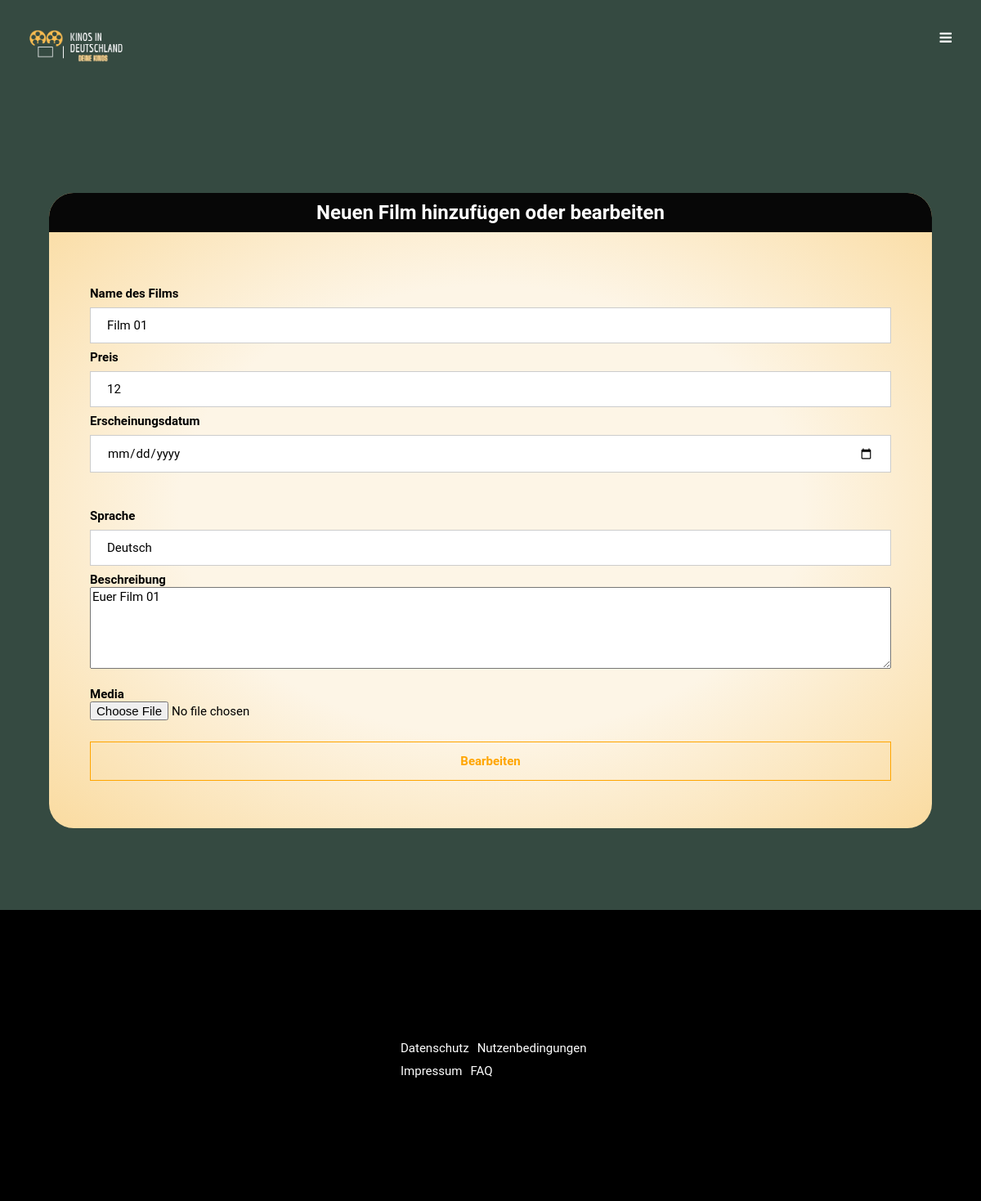
The app's page /website/addOrEditMoviePage.php?movieId=1 (signed in) with its own data.
### tables this page shows
CREATE TABLE movies (
        movieId INTEGER PRIMARY KEY AUTOINCREMENT,
        movieName VARCHAR(50) NOT NULL,
        description TEXT NOT NULL,
        movieImage VARCHAR(50) NOT NULL,
        price REAL NOT NULL,
        releaseDate DATE NOT NULL,
        language VARCHAR(50) NOT NULL,
        cinemaId INTEGER NOT NULL,

        FOREIGN KEY(cinemaId) REFERENCES cinemas(cinemaId)
    );

### website/DAO/interfaces/iMovieDAO.php (called while the page is built, shortened)
<?php
include("DAO/movieDAO.php");
$moviedao = new movieDAO;
?>

### website/phpLogic/addOrEditMoviePageLogic.php (called while the page is built, shortened)
<?php
require_once ("DAO/interfaces/iMovieDAO.php" );
$movieId = (isset($_GET["movieId"])&& is_string($_GET["movieId"])) ? $_GET["movieId"]: "0";
$movies=$moviedao->getMovie($movieId);
if ($movieId == 0)
{
    $cTransType = "Hinzufügen";
    $cTransName = "newMovie";
}
else
{
    $cTransType = "Bearbeiten";
    $cTransName = "updMovie";
    $movieName = $movies["movieName"];
    $price=$movies["price"];
    $releaseDate= $movies["releaseDate"] ;
    $language = $movies["language"];
    $description =$movies["description"] ;
}
?>

### website/DAO/movieDAO.php (called while the page is built, shortened)
<?php
class movieDAO implements iMovieDAO
{
    private $db = null;
    private $statementGetMovieById = null;
    private function startConnection()
    {
        $user = "root";
        $pw = null;
        $dsn = "sqlite:../database/database.db";
        $this->db = new PDO($dsn, $user, $pw);
        $this->db->setAttribute(PDO::ATTR_ERRMODE, PDO::ERRMODE_EXCEPTION);
        $this->SetStatements();
    }
    private function SetStatements()
    {
        $this->statementGetMovieById = $this->db->prepare("SELECT * FROM movies WHERE movieId = :movieId;");
    }
    function getMovie($movieId)
    {
        $this->startConnection();
        try {
            $this->statementGetMovieById->bindValue(":movieId", $movieId);
            $this->statementGetMovieById->execute();
            if ($movie = $this->statementGetMovieById->fetch(PDO::FETCH_ASSOC)) {
                return $movie;
            } else {
                return "not found";
            }
        } catch (PDOException $e) {
            header("Location: ./error.php");
        } finally {
            $this->db = null;
        }
    }
}
?>

### website/addOrEditMoviePage.php (the view, shortened to what this page needs)
<!DOCTYPE html>
<html lang="de">
<?php
include "phpLogic/addOrEditMoviePageLogic.php";
?>
<link rel="stylesheet" href="css/forms.css">
<body>
<?php include "php/head.php" ?>
<?php if (isset($_SESSION['isLoggedIn']) && $_SESSION['isLoggedIn'] == 1) { ?>
    <?php include "php/navigation.php" ?>
    <?php
    require_once("DAO/interfaces/iMovieDAO.php");
    if (isset($_GET["delete"])) {
        $movieId = (isset($_GET["movieId"]) && is_string($_GET["movieId"])) ? $_GET["movieId"] : "0";
        $moviedao->deleteMovie($movieId);?>
        <div class="myForm">
            <h1>Der Eintrag wurde gelöscht!</h1>
        </div>
    <?php } else {
        echo $cinemaid; ?>
        <div class="myForm">
            <form method="post" enctype="multipart/form-data">
                <h1>Neuen Film hinzufügen oder bearbeiten</h1>
                <div class="form">
                    <label for="name"><b>Name des Films</b></label>
                    <input type="text" required placeholder="Name eintragen" name="movieName"
                           value="<?php echo $movieName; ?>">
                    <label for="nr"><b>Preis</b></label>
                    <input type="number" required step="0.01" placeholder="Preis eintragen" name="price"
                           value="<?php echo $price; ?>">
                    <label for="erschd"><b>Erscheinungsdatum</b></label>
                    <input type="date" required placeholder="Erscheinungsdatum eintragen" name="releaseDate"
                           value="<?php echo $releaseDate; ?>">
                 <br><br><br>  <label for="spr"><b>Sprache</b></label>
                    <input type="text" required placeholder="Sprache eintragen" name="language"
                           value="<?php echo $language; ?>">
                    <label for="beschr"><b>Beschreibung</b></label><br>
                    <textarea name="description" required
                              placeholder="Beschreibung eintragen"><?php echo $description; ?></textarea><br><br>
                    <label class="content-grid"><b>Media</b></label><br>
                    <input type="file" name="image" required/> <br> <br>
                    <input class="addbutton" id="<?php echo $cTransName; ?>" name="<?php echo $cTransName; ?>"
                           type="submit" value="<?php echo $cTransType; ?>">
                </div>
            </form>
        </div>
    <?php } ?>
    <?php include "php/footer.php" ?>
<?php } else {
    header("Location:error.php");
} ?>
</body>
</html>

### website/css/forms.css (style rules this page uses)
form { background-image: radial-gradient(oldlace, oldlace, #fadba0); font-family: arial, serif; border-radius: 30px; }
h1 { background: #070707; color: white; text-align: center; font-size: 24px; border-top-right-radius: 30px; border-top-left-radius: 30px; padding-top: 10px; padding-bottom: 10px; }
.form { padding: 50px 50px 50px 50px; }
.myForm { position: relative; padding: 220px 150px 100px 150px; font-family: arial, serif; background-color: #354a41; }
textarea { height: 100px ; width:100%; }
input[type=email], input[type=text], input[type=password], input[type=number], input[type=date] { width: 100%; padding: 12px 20px; margin: 8px 0; display: inline-block; border: 1px solid #ccc; box-sizing: border-box; }
.addbutton { border: 1px solid orange; background: transparent; color: orange; padding: 14px 20px; margin: 8px 0; width: 100%; font-weight: bold; }
@media screen and (max-width: 1390px) { .myForm { padding: 220px 5% 100px 5%; } }

### website/css/index.css (style rules this page uses)
* { box-sizing: border-box; font-size: 15px; font-family: "Roboto"; }
body { position: relative; margin: 0 !important; background: #354a41; height: 100%; }
@media screen and (max-width: 1390px) { body { overflow-x:hidden!important; } }

### website/css/navigation.css (style rules this page uses)
body { margin: 0; font-family: Arial, Helvetica, sans-serif; }

### records on screen
movies: movieName "Film 01", price "12", language "Deutsch", description "Euer Film 01"
